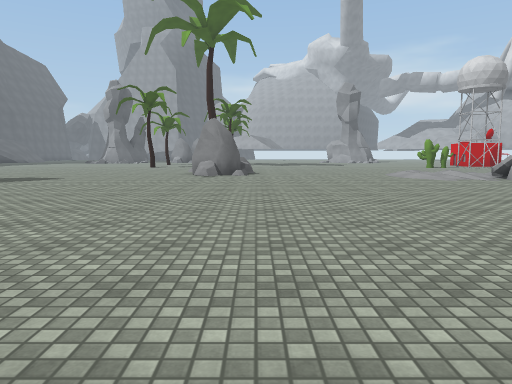
view 1 (above)

24 first-person views from a walk through a Unity game level. The camera is 1.3 m above the floor, tilts 6° down and sees 70° across. The floor is counted in squares, 2 m on a side. Each view is taken from the middle of a square. On the plan, view 1 faces up. The plan holds only what a view shows up to about 11 squares ahead; the rest is blank. The place goes on beyond the plan. The player is left out. Surface patterns are stand-ins for the level's own textures.

view 2
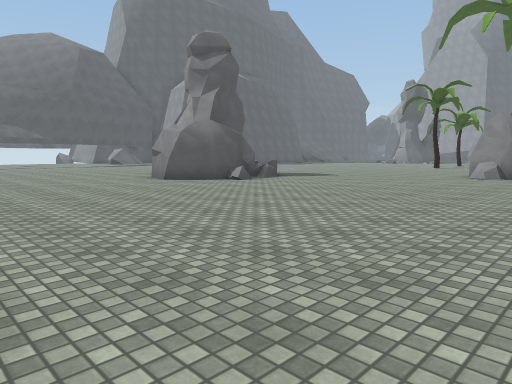

view 3
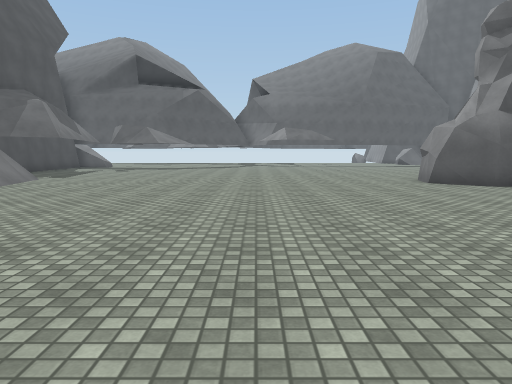

view 4
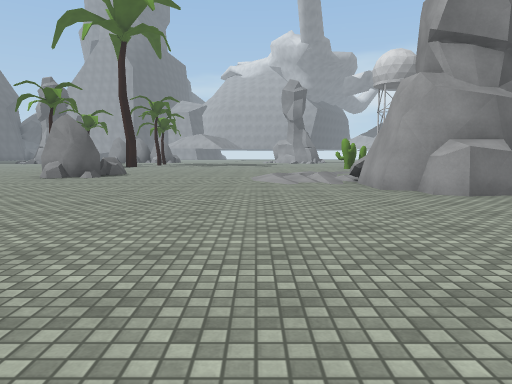

view 5
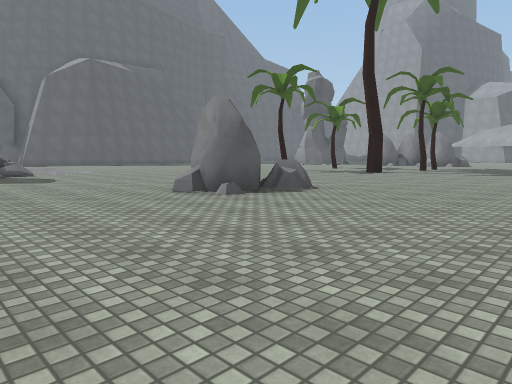

view 6
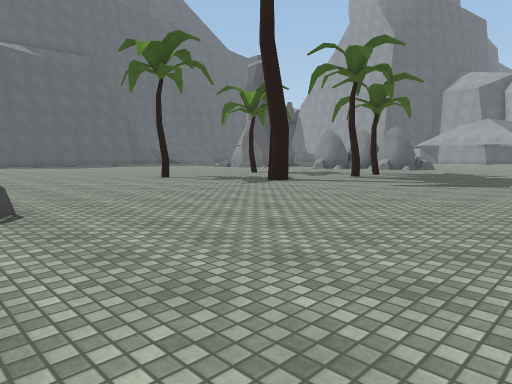

view 7
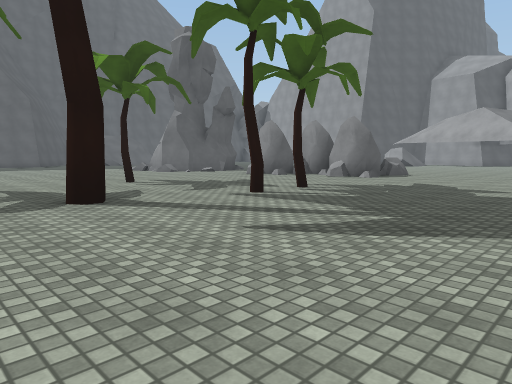

view 8
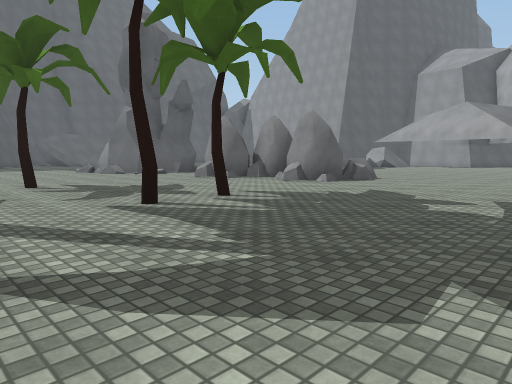

view 9
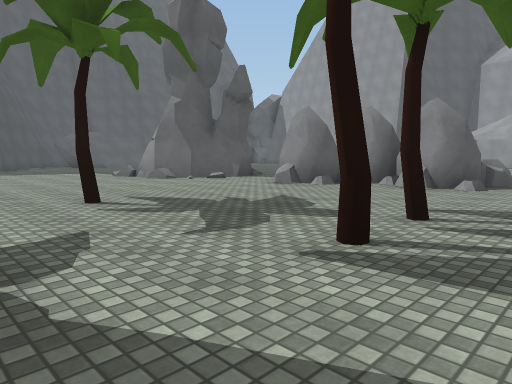

view 10
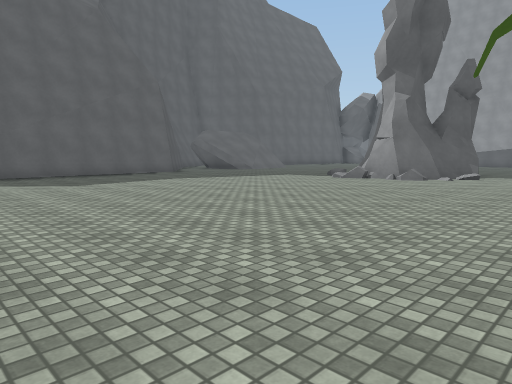

view 11
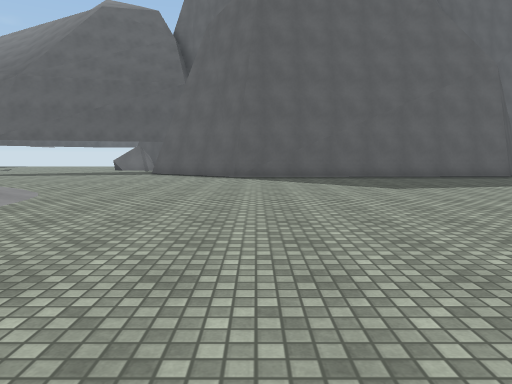

view 12
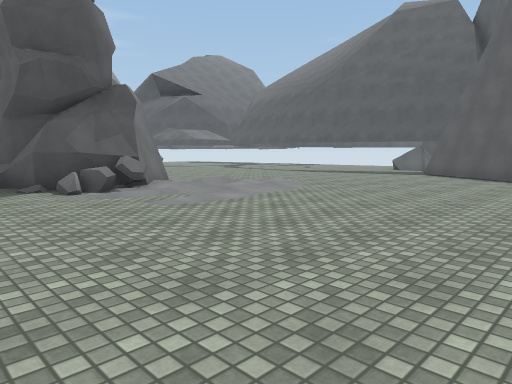

view 13
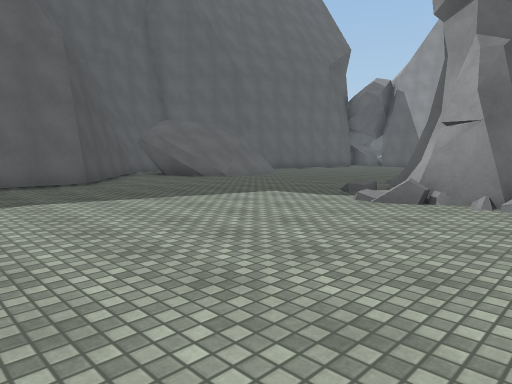

view 14
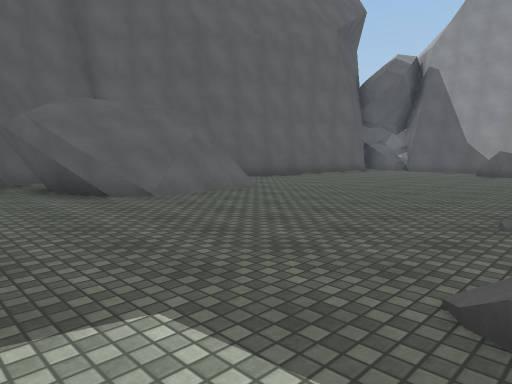

view 15
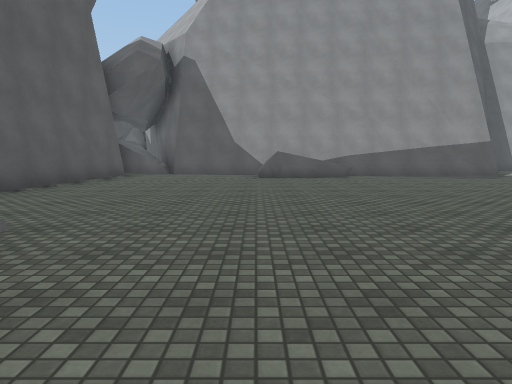

view 16
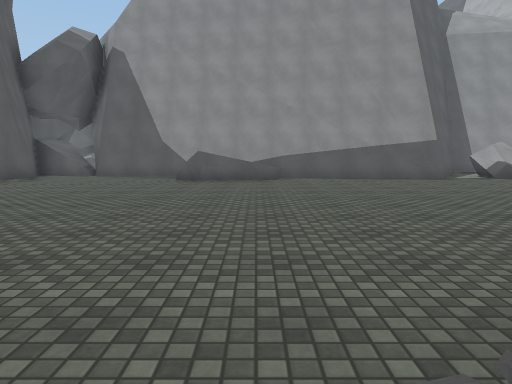

view 17
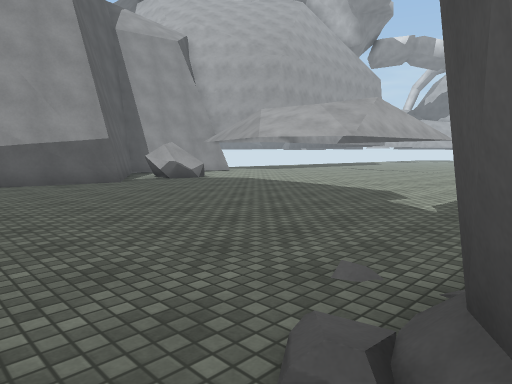

view 18
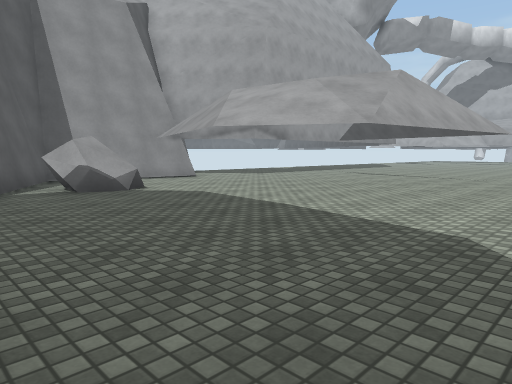

view 19
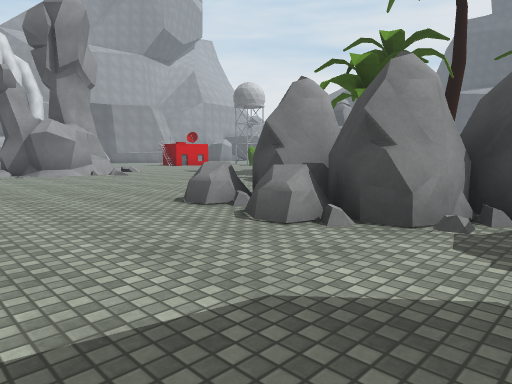

view 20
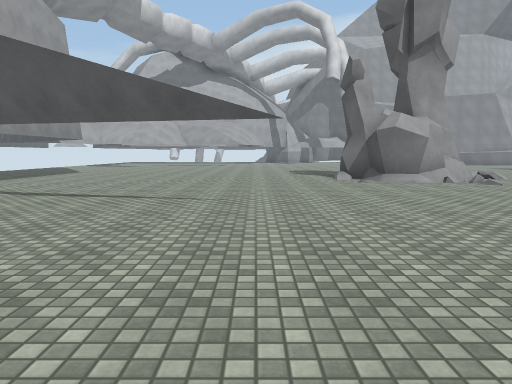

view 21
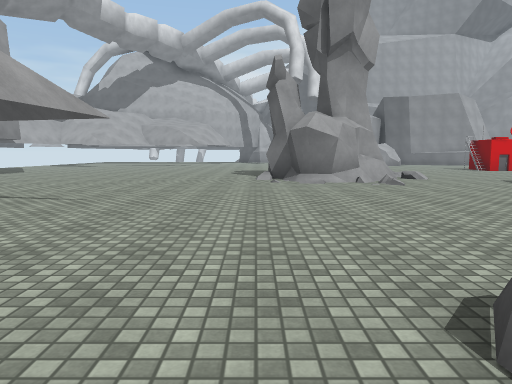

view 22
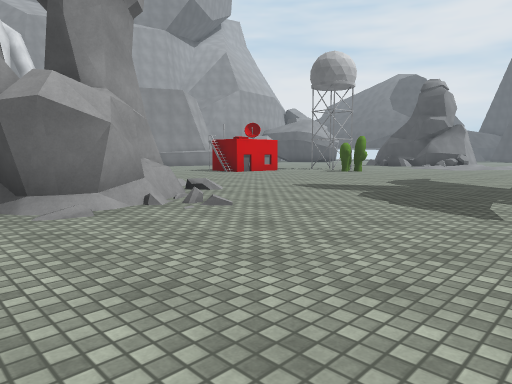

view 23
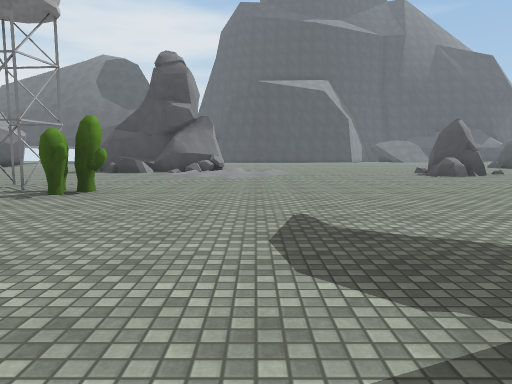

view 24
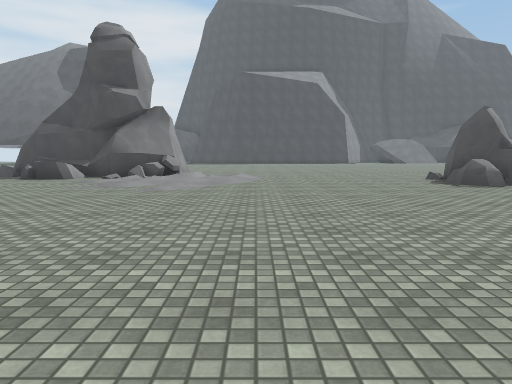

### Floor plan
Key: @ floor where view 1 was taken; # wall or solid block; . floor; / step, stairs or slope; = window, fence, low wall or low ledge; R rock; T tree; C cactus.
Columns run from 19 left of view 1 to 8 right of it. Each row starts with its distance up from view 1.
 37  #####      ## ....     ...
 36  #...##########......  .....
 35  #...===....................
 34  #..........................
 33 ##..........................
 32 #...........................
 31 #...........................
 30 #...........................
 29 # ..........................
 28   #.......=...RRRR.......##
 27   #=.....###. RRRR.......##
 26   #=....=###.RR.RR.......##
 25 ###.....=##...R...........#=
 24 ##.......##.................
 23  #................T.........
 22  ###........................
 21    #..........T...T.........
 20    #........................
 19    #.............T..........
 18    #........................
 17    #..........T............C
 16    #........................
 15    #........................
 14   ##........................
 13  ##......................./.
 12  #...............RRR....//..
 11   .....////.......#....////.
 10   .....////=...........///##
  9   .....//###............./##
  8   .. ....####=............##
  7       ..    #.............##
  6             ##..............
  5          ..##..............
  4         ..................
  3        ...................
  2        ..................
  1          ............  .
  0          ..........@.
 -1          ..........
 -2          ........
 -3          .......
 -4          ....
 -5          ..##

Positions as (right, up) in squares from view 1, and headings:
1: (0, 0), facing up
2: (1, 0), facing up-left
3: (1, 1), facing left
4: (4, 1), facing up
5: (4, 7), facing up-left
6: (4, 12), facing up-left
7: (3, 17), facing up-left
8: (3, 19), facing up-left
9: (0, 19), facing up-left
10: (-5, 15), facing up-left
11: (-6, 15), facing left
12: (-6, 16), facing down-left
13: (-8, 19), facing up-left
14: (-11, 23), facing up-left
15: (-14, 25), facing up
16: (-12, 26), facing up
17: (-11, 27), facing up-right
18: (-8, 29), facing up-right
19: (-6, 31), facing down-right
20: (-3, 31), facing right
21: (-3, 29), facing right
22: (1, 29), facing down-right
23: (5, 23), facing down
24: (4, 20), facing down
